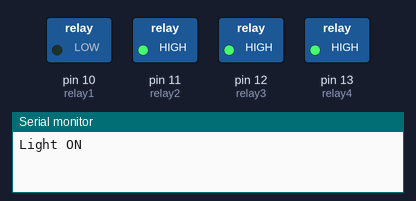
The sketch below on a simulated Arduino Uno, built with avr-gcc and run on an emulated ATmega328P. On the bench: switched loads named in the sketch (green lamp = pin HIGH), the last lines printed to the serial monitor.

Above: at 1.1 s.
At 3.1 s:
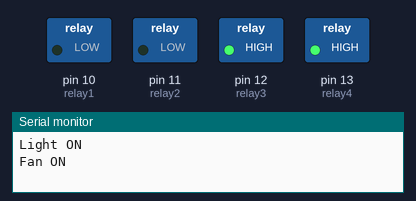
At 5.1 s:
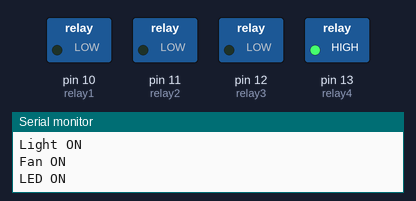
At 7.1 s:
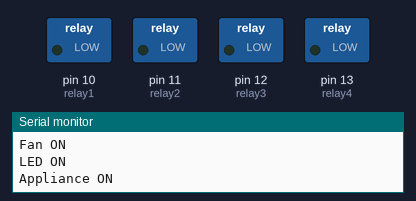
Timing chart, 0 to 8.6 s (numbered marks = the images above):
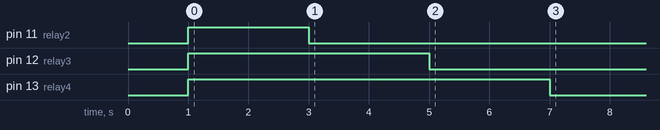

Measured:
- by itself, pin 11 (relay2): HIGH → LOW at 3.0 s
- by itself, pin 12 (relay3): HIGH → LOW at 5.0 s
- by itself, pin 13 (relay4): HIGH → LOW at 7.0 s

The sketch:

realytest.ino
```cpp
const int relay1 = 10;
const int relay2 = 11;
const int relay3 = 12;
const int relay4 = 13;

void setup()
{
  Serial.begin(9600);
  pinMode(relay1,OUTPUT);
  pinMode(relay2,OUTPUT);
  pinMode(relay3,OUTPUT);
  pinMode(relay4,OUTPUT);
  delay(1000);
  digitalWrite(relay1,HIGH);
  digitalWrite(relay2,HIGH);
  digitalWrite(relay3,HIGH);
  digitalWrite(relay4,HIGH);

}

void loop()
{

   digitalWrite(relay1,LOW);           // Turns ON Relays 1
   Serial.println("Light ON");
   delay(2000);                                      // Wait 2 seconds

   digitalWrite(relay2,LOW);          // Turns Relay Off
   Serial.println("Fan ON");
   delay(2000);


   digitalWrite(relay3,LOW);          // Turns Relay Off
   Serial.println("LED ON");
   delay(2000);

   digitalWrite(relay4,LOW);          // Turns Relay Off
   Serial.println("Appliance ON");
   delay(2000);
}
```
